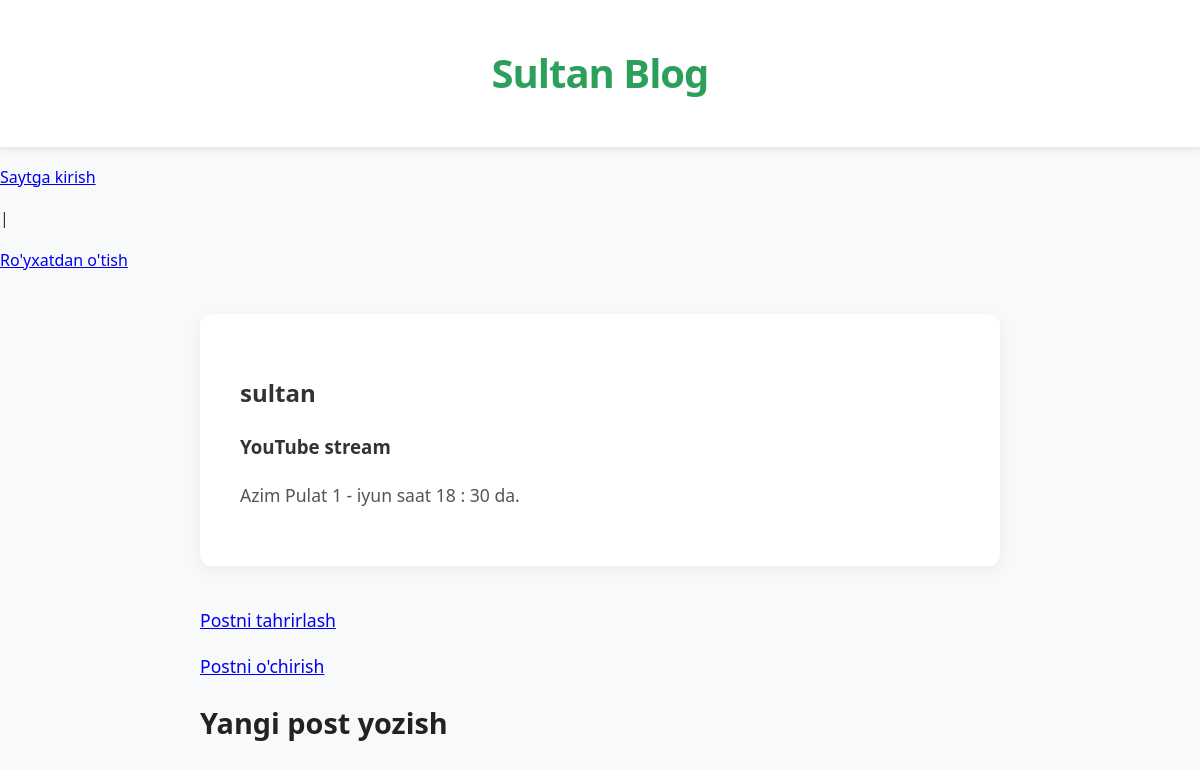
Screenshot of /post/2 with the database file from the repository.
### blog/models.py (models this page shows, shortened)
class Post(models.Model):
    title = models.CharField(max_length=200)
    author = models.ForeignKey(
        'auth.User',
        on_delete=models.CASCADE
    )
    body = models.TextField()

### blog/views.py (the view)
# urls.py: path('post/<int:pk>', BlogDetailView.as_view(), name='post_detail'),
class BlogDetailView(DetailView):
    model = Post
    template_name = "post_detail.html"

### templates/post_detail.html
{% extends 'base.html' %}
{% block content %}
    <div class="detail-container">
        <h2>{{ post.author }}</h2>
        <h3>{{ post.title }}</h3>
        <p>{{ post.body }}</p>
    </div>
    <p><a href="{% url 'post_edit' post.pk %}">Postni tahrirlash</a></p>
    <p><a href="{% url 'post_delete' post.pk %}">Postni o'chirish</a></p>
{% endblock content %}

### static/css/base.css (style rules this page uses)
body { font-family: 'Segoe UI', Tahoma, Geneva, Verdana, sans-serif; background-color: #f8f9fa; color: #333333; line-height: 1.6; margin: 0; padding: 0; }
div { max-width: 800px; margin: 40px auto; padding: 0 20px; }
div > div { background: #ffffff; padding: 25px; margin-bottom: 25px; border-radius: 8px; box-shadow: 0 4px 6px rgba(0, 0, 0, 0.05); transition: transform 0.2s ease; }
div p { font-size: 1.1rem; color: #555555; margin-top: 10px; }
.detail-container { background: #ffffff; padding: 40px; margin: 40px auto; max-width: 800px; border-radius: 12px; box-shadow: 0 4px 15px rgba(0, 0, 0, 0.06); }

### rows the page displays
Post: author "sultan", title "YouTube stream", body "Azim Pulat 1 - iyun saat 18 : 30 da."
